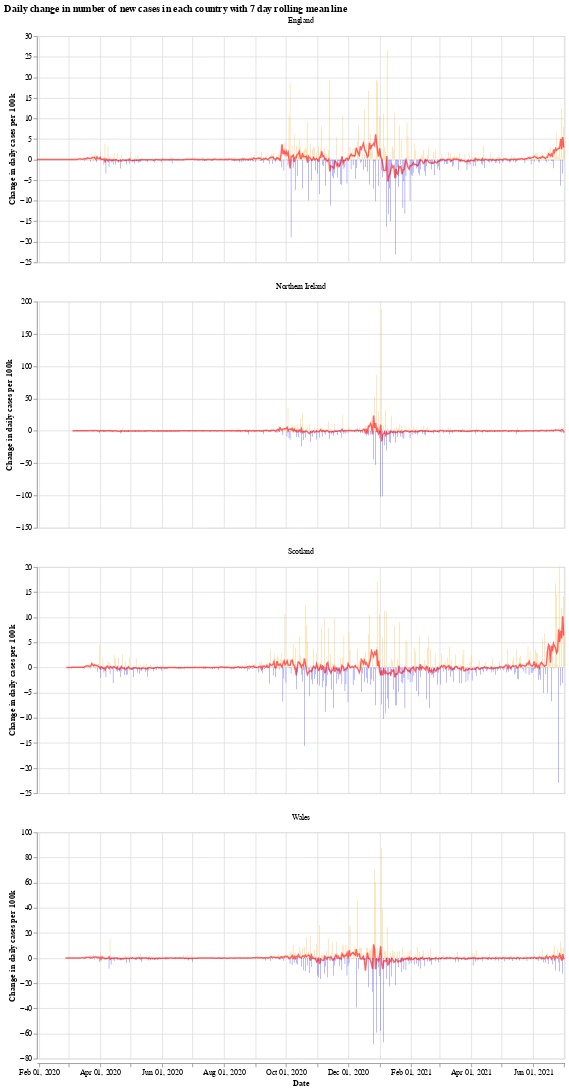

Notebook cell for this chart:
### Markdown cell above
We will use the Python library `Altair` for visualising the data, see the [altair docs](https://altair-viz.github.io/) for more information.

First we have a graph which shows the daily change in the number of new cases for each country. This number jumps up and down all over the place, which is likely due to delay in reporting of new cases over the weekend. Another interesting thing is that it looks like the daily cases in Wales experienced a much shorter period of calm over the summer (calm in the sense of daily cases not jumping up and down).

The orange bars are days when the number of new cases (per 100k population) was more than the previous day, while the blue are days when the number of new cases dropped. The red line is the 7 day moving average. 

When the moving average line is below 0, it means that there is a consistent drop in new cases. We can see this clearly happening around the times that lockdowns were introduced (though, to varying degrees). I will update the graphs soon with a marker of when each lockdown started.

### Code cell
# collapse
import altair as alt

bars = alt.Chart(uk_cases).mark_bar().encode(
    x=alt.X("yearmonthdate(date):T", axis=alt.Axis(title='Date')),
    y=alt.Y("casesChangeRate:Q", axis=alt.Axis(title='Change in daily cases per 100k')),
    tooltip='casesChange',
    color=alt.condition(
        alt.datum.casesChangeRate > 0,
        alt.value("orange"),  # The positive color
        alt.value("blue")  # The negative color
    )
).properties(title='Daily change in number of new cases with 7 day rolling mean',width=700).interactive()

line = alt.Chart(uk_cases).mark_line(
    color='red',
    size=2,
    opacity=0.6
).transform_window(
    rolling_mean='mean(casesChangeRate)',
    frame=[0, 7],
    groupby=['areaName']
).encode(
    x='yearmonthdate(date):T',
    y='rolling_mean:Q'
)

alt.layer(bars, line, data=uk_cases).facet(alt.Column(
    'areaName', title=''), columns=1).resolve_scale(y='independent').properties(title='Daily change in number of new cases in each country with 7 day rolling mean line')

### Figure 1 — Vega-Lite specification as saved in the notebook (floating-point values rounded to 4 significant figures; data arrays with more than 128 entries replaced by an {"elided": "..."} marker saying what was removed)
{"config": {"view": {"continuousWidth": 400, "continuousHeight": 300}}, "data": {"name": "data-188595c639ed6ae64388bc636ab9ee00"}, "facet": {"type": "nominal", "field": "areaName", "title": ""}, "spec": {"layer": [{"mark": "bar", "encoding": {"color": {"condition": {"value": "orange", "test": "(datum.casesChangeRate > 0)"}, "value": "blue"}, "tooltip": {"type": "quantitative", "field": "casesChange"}, "x": {"type": "temporal", "axis": {"title": "Date"}, "field": "date", "timeUnit": "yearmonthdate"}, "y": {"type": "quantitative", "axis": {"title": "Change in daily cases per 100k"}, "field": "casesChangeRate"}}, "selection": {"selector001": {"type": "interval", "bind": "scales", "encodings": ["x", "y"]}}, "title": "Daily change in number of new cases with 7 day rolling mean", "width": 700}, {"mark": {"type": "line", "color": "red", "opacity": 0.6, "size": 2}, "encoding": {"x": {"type": "temporal", "field": "date", "timeUnit": "yearmonthdate"}, "y": {"type": "quantitative", "field": "rolling_mean"}}, "transform": [{"window": [{"op": "mean", "field": "casesChangeRate", "as": "rolling_mean"}], "frame": [0, 7], "groupby": ["areaName"]}]}]}, "columns": 1, "resolve": {"scale": {"y": "independent"}}, "title": "Daily change in number of new cases in each country with 7 day rolling mean line", "$schema": "https://vega.github.io/schema/vega-lite/v4.8.1.json", "datasets": {"data-188595c639ed6ae64388bc636ab9ee00": {"elided": "1984 records"}}}
